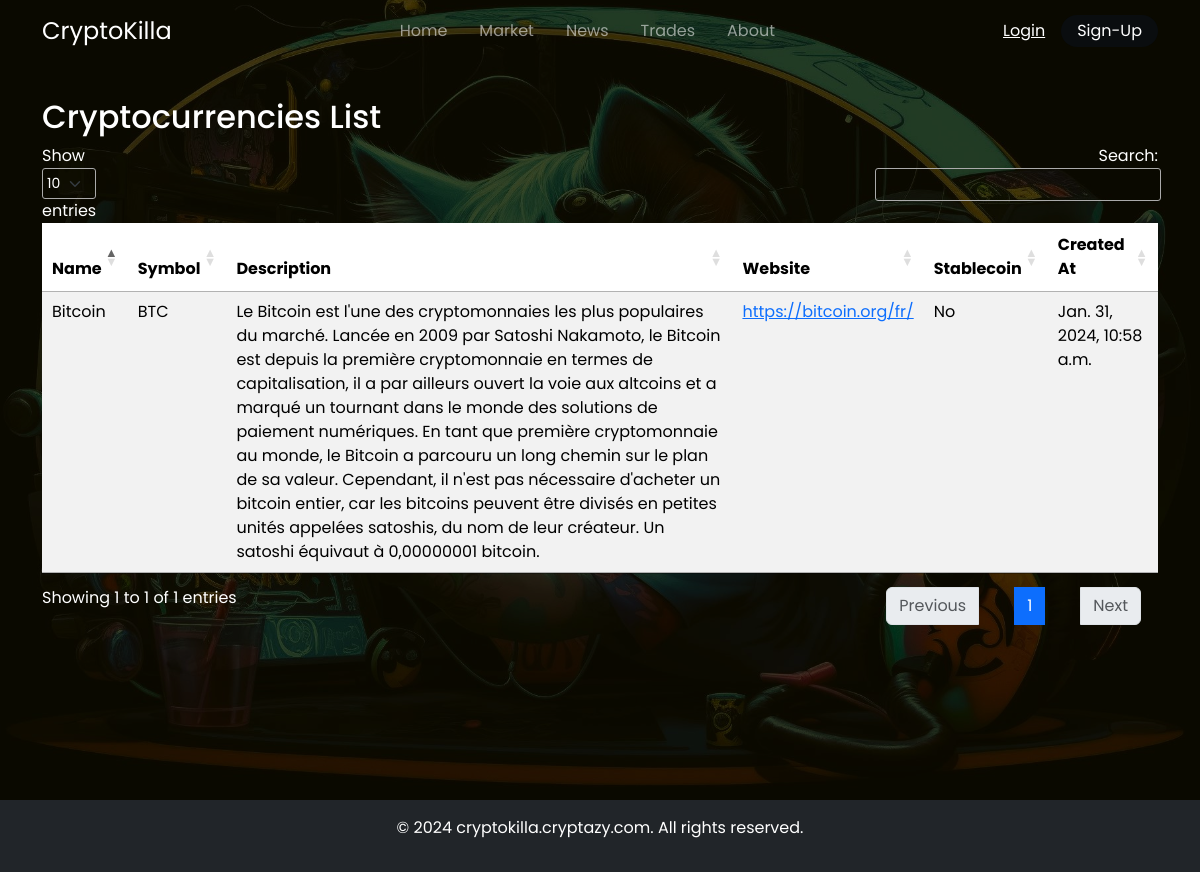
The app's page /market/cryptocurrencies/ with its own data.
### market/models.py (models this page shows, shortened)
class Cryptocurrency(models.Model):
    name = models.CharField(max_length=50)
    symbol = models.CharField(max_length=10)
    description = models.TextField(blank=True, null=True)
    website = models.URLField(blank=True, null=True)
    icon = models.ImageField(upload_to='cryptocurrency_icons/', blank=True, null=True)
    is_stablecoin = models.BooleanField(default=False)  # Add this field
    created_at = models.DateTimeField(auto_now_add=True)

### market/views.py (the view)
# urls.py: path('cryptocurrencies/', CryptocurrencyListView.as_view(), name='cryptocurrency-list'),
class CryptocurrencyListView(ListView):
    model = Cryptocurrency
    template_name = 'market/cryptocurrency_list.html'  # Create a template for displaying the list
    context_object_name = 'cryptocurrencies'
    paginate_by = 10  # Adjust the number of cryptocurrencies per page if needed

### market/templates/market/cryptocurrency_list.html (shortened to what this page needs)
{% extends 'landing/base.html' %}
{%load static%}
{% block content %}
<section id="market" class="w-80 vh-100 d-flex flex-row justify-content-center align-items-start">
  <div class="container mt-5 " >
    <h2 style="margin-top: 50px;">Cryptocurrencies List</h2>
    <table id="cryptocurrenciesTable" class="table table-striped" >
      <thead>
        <tr>
          <th>Name</th>
          <th>Symbol</th>
          <th>Description</th>
          <th>Website</th>
          <th>Stablecoin</th>
          <th>Created At</th>
        </tr>
      </thead>
      <tbody>
        {% for cryptocurrency in cryptocurrencies %}
          <tr>
            <td>{{ cryptocurrency.name }}</td>
            <td>{{ cryptocurrency.symbol }}</td>
            <td>{{ cryptocurrency.description }}</td>
            <td><a href="{{ cryptocurrency.website }}" target="_blank">{{ cryptocurrency.website }}</a></td>
            <td>{% if cryptocurrency.is_stablecoin %}Yes{% else %}No{% endif %}</td>
            <td>{{ cryptocurrency.created_at }}</td>
          </tr>
        {% endfor %}
      </tbody>
    </table>
  </div>
  </section>
{% endblock %}

### records on screen
Cryptocurrency: name "Bitcoin", symbol "BTC", description "Le Bitcoin est l'une des cryptomonnaies les plus populaires du marché. Lancée en 2009 par Satoshi Nakamoto, le Bitcoin est depuis la première cryptomonnaie en termes de capitalisation, il a par ailleurs ouvert la voie aux altcoins et a marqué un tournant dans le monde des solutions de paiement numériques. En tant que première cryptomonnaie au monde, le Bitcoin a parcouru un long chemin sur le plan de sa valeur. Cependant, il n'est pas nécessaire d'acheter un bitcoin entier, car les bitcoins peuvent être divisés en petites unités appelées satoshis, du nom de leur créateur. Un satoshi équivaut à 0,00000001 bitcoin.", website "https://bitcoin.org/fr/", is_stablecoin "No", created_at "Jan. 31, 2024, 10:58 a.m."
